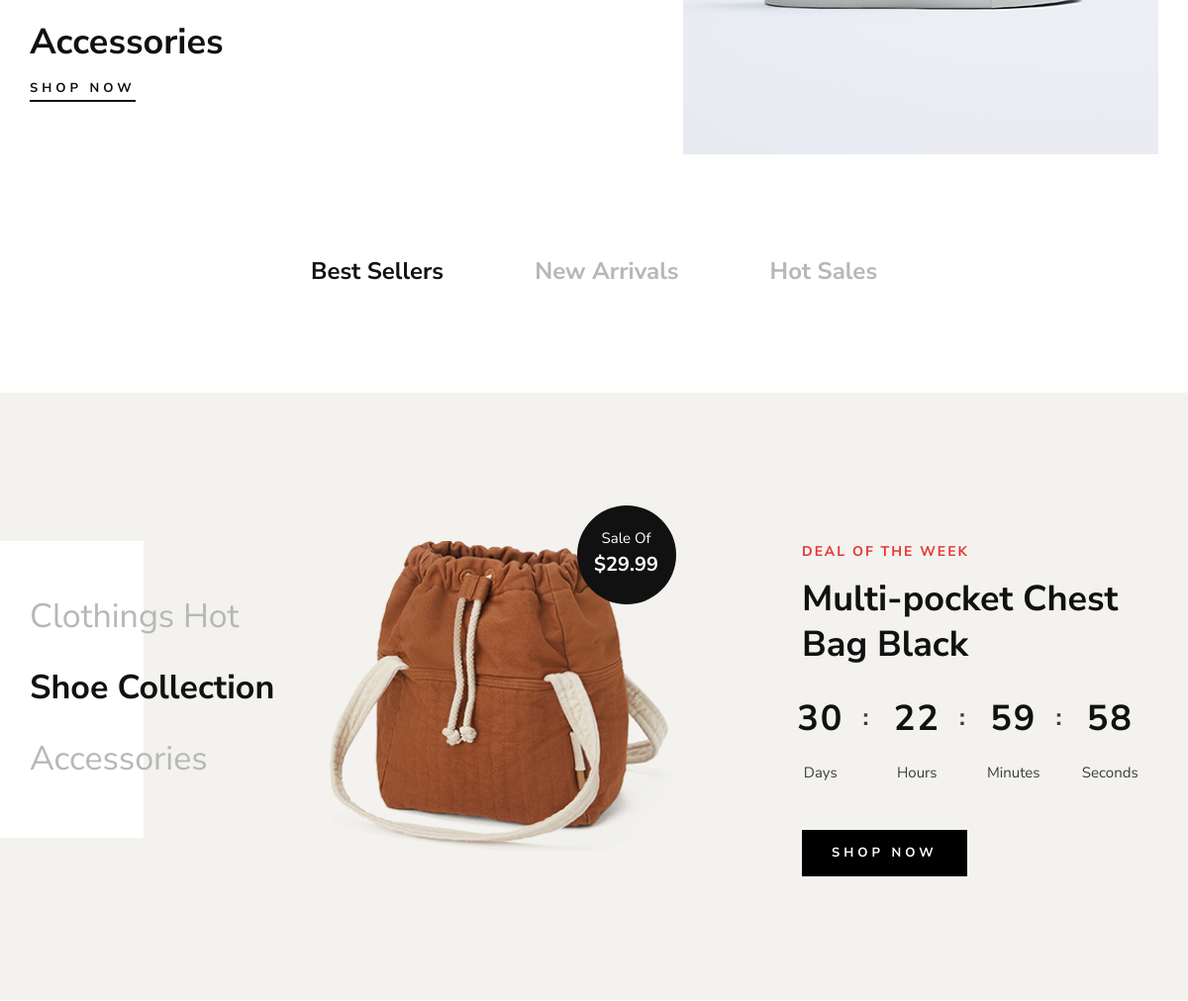
/ (middle part), run on an earlier commit of the app's database.
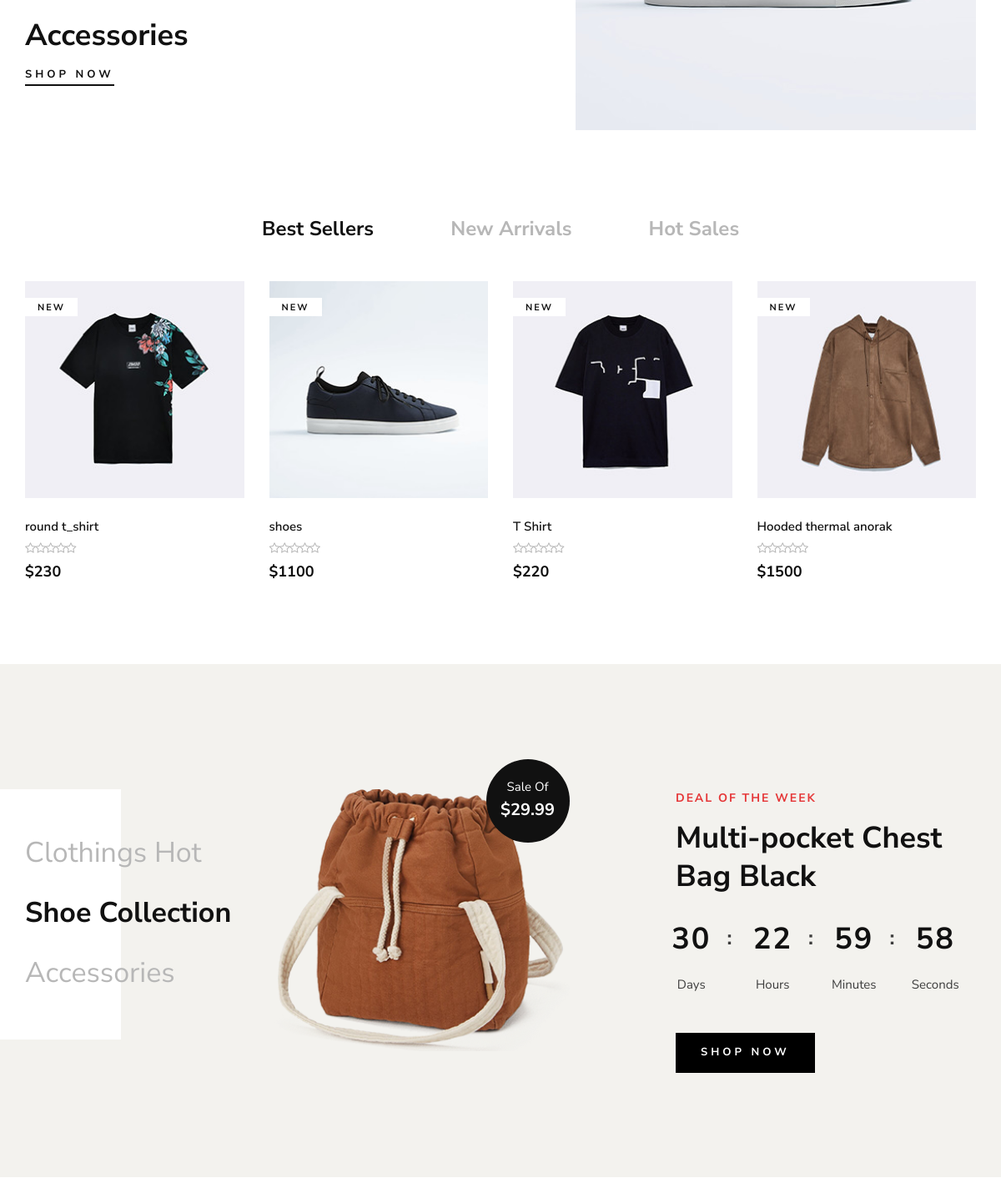
And on a later commit of the database.
### store/models.py (models this page shows, shortened)
class Product(models.Model):
    name = models.CharField( max_length=50 , unique=True)
    slug = models.SlugField(max_length=50 , unique=True)
    description = models.TextField( max_length=2000 , blank=True)
    image = models.ImageField( upload_to='product_img')
    price = models.IntegerField()
    discount = models.IntegerField(default=0)
    stock = models.IntegerField()
    is_available = models.BooleanField(default=True)
    category = models.ForeignKey("category.Category",related_name=("product"), verbose_name=("category product"), on_delete=models.CASCADE)
    created_at = models.DateTimeField(auto_now_add=True)
    modified_date = models.DateField( auto_now=True)
    def __str__(self):
        return self.name

### project/views.py (the view)
# urls.py: 2. Add a URL to urlpatterns:  path('', views.home, name='home')
def home(request):
    products = Product.objects.all().filter(is_available=True).order_by('-created_at')[:12]
    context = {
        'products':products,
    }
    return render(request,'home.html' , context)

### category/category_context.py (called while the page is built)
def menu_links(request):
    links = Category.objects.all()[:10]
    return dict(links=links)

### category/models.py (called while the page is built)
    def get_url(self):
        return reverse('product_by_category',args=[self.slug])

    def __str__(self):
        return str(self.category_name)

### templates/home.html (shortened to what this page needs)
{% extends "base.html" %}
{% load static %}
{% block content %}
    <section class="banner spad">
        <div class="container">
            <div class="row">
                <div class="col-lg-5">
                    <div class="banner__item banner__item--middle">
                        <div class="banner__item__text">
                            <h2>Accessories</h2>
                            <a href="#">Shop now</a>
                        </div>
                    </div>
                </div>
                <div class="col-lg-7">
                    <div class="banner__item banner__item--last">
                        <div class="banner__item__pic">
                            <img src="{% static 'img/banner/banner-3.jpg'%}" alt="">
                        </div>
                    </div>
                </div>
            </div>
        </div>
    </section>
    <section class="product spad">
        <div class="container">
            <div class="row">
                <div class="col-lg-12">
                    <ul class="filter__controls">
                        <li class="active" data-filter="*">Best Sellers</li>
                        <li data-filter=".new-arrivals">New Arrivals</li>
                        <li data-filter=".hot-sales">Hot Sales</li>
                    </ul>
                </div>
            </div>
            <div class="row product__filter">
                {% for product in products %}
                <div class="col-lg-3 col-md-6 col-sm-6 col-md-6 col-sm-6 mix new-arrivals">
                    <div class="product__item">
                        <div class="product__item__pic set-bg" data-setbg="{{product.image.url}}">
                            <span class="label">New</span>
                        </div>
                        <div class="product__item__text">
                            <h6>{{product}}</h6>
                            <div class="rating">
                                <i class="fa fa-star-o"></i>
                                <i class="fa fa-star-o"></i>
                                <i class="fa fa-star-o"></i>
                                <i class="fa fa-star-o"></i>
                                <i class="fa fa-star-o"></i>
                            </div>
                            <h5>${{product.price}}</h5>
                        </div>
                    </div>
                </div>
                {% endfor %}
            </div>
        </div>
    </section>
    <section class="categories spad">
        <div class="container">
            <div class="row">
                <div class="col-lg-3">
                    <div class="categories__text">
                        <h2>Clothings Hot <br /> <span>Shoe Collection</span> <br /> Accessories</h2>
                    </div>
                </div>
                <div class="col-lg-4">
                    <div class="categories__hot__deal">
                        <img src="img/product-sale.png" alt="">
                        <div class="hot__deal__sticker">
                            <span>Sale Of</span>
                            <h5>$29.99</h5>
                        </div>
                    </div>
                </div>
                <div class="col-lg-4 offset-lg-1">
                    <div class="categories__deal__countdown">
                        <span>Deal Of The Week</span>
                        <h2>Multi-pocket Chest Bag Black</h2>
                        <div class="categories__deal__countdown__timer" id="countdown">
                        </div>
                        <a href="#" class="primary-btn">Shop now</a>
                    </div>
                </div>
            </div>
        </div>
    </section>
{% endblock content %}

### templates/base.html (shortened to what this page needs)
{% load static %}
<!DOCTYPE html>
<html lang="zxx">
<head>
    <link rel="stylesheet" href="{% static 'css/bootstrap.min.css'%}" type="text/css">
    <link rel="stylesheet" href="{% static 'css/font-awesome.min.css'%}" type="text/css">
    <link rel="stylesheet" href="{% static 'css/elegant-icons.css'%}" type="text/css">
    <link rel="stylesheet" href="{% static 'css/magnific-popup.css'%}" type="text/css">
    <link rel="stylesheet" href="{% static 'css/nice-select.css'%}" type="text/css">
    <link rel="stylesheet" href="{% static 'css/owl.carousel.min.css'%}" type="text/css">
    <link rel="stylesheet" href="{% static 'css/slicknav.min.css'%}" type="text/css">
    <link rel="stylesheet" href="{% static 'css/style.css'%}" type="text/css">
</head>
<body>
    {% block content %}
    {% endblock content %}
</body>
</html>

### static/css/style.css (style rules this page uses)
html, body { height: 100%; font-family: "Nunito Sans", sans-serif; -webkit-font-smoothing: antialiased; }
h1, h2, h3, h4, h5, h6 { margin: 0; color: #111111; font-weight: 400; font-family: "Nunito Sans", sans-serif; }
h2 { font-size: 36px; }
h5 { font-size: 18px; }
h6 { font-size: 16px; }
img { max-width: 100%; }
ul, ol { padding: 0; margin: 0; }
.set-bg { background-repeat: no-repeat; background-size: cover; background-position: top center; }
.spad { padding-top: 100px; padding-bottom: 100px; }
.primary-btn { display: inline-block; font-size: 13px; font-weight: 700; text-transform: uppercase; padding: 14px 30px; color: #ffffff; background: #000000; letter-spacing: 4px; }
.banner__item { position: relative; overflow: hidden; }
.banner__item.banner__item--middle { margin-top: -75px; }
.banner__item.banner__item--middle .banner__item__text { position: relative; top: 0; left: 0; max-width: 100%; padding-top: 22px; }
.banner__item.banner__item--last { margin-top: 100px; }
.banner__item__pic { float: right; }
.banner__item__text { max-width: 300px; position: absolute; left: 0; top: 140px; }
.banner__item__text h2 { color: #111111; font-weight: 700; line-height: 46px; margin-bottom: 10px; }
.banner__item__text a { display: inline-block; color: #111111; font-size: 13px; font-weight: 700; letter-spacing: 4px; text-transform: uppercase; padding: 3px 0; position: relative; }
.banner__item__text a:after { position: absolute; left: 0; bottom: 0; width: 100%; height: 2px; background: #111111; content: ""; -webkit-transition: all, 0.3s; -o-transition: all, 0.3s; transition: all, 0.3s; }
.categories { background: #f3f2ee; overflow: hidden; padding-top: 150px; padding-bottom: 125px; }
.categories__text { padding-top: 40px; position: relative; z-index: 1; }
.categories__text:before { position: absolute; left: -485px; top: 0; height: 300px; width: 600px; background: #ffffff; z-index: -1; content: ""; }
.categories__text h2 { color: #b7b7b7; line-height: 72px; font-size: 34px; }
.categories__text h2 span { font-weight: 700; color: #111111; }
.categories__hot__deal { position: relative; z-index: 5; }
.categories__hot__deal img { min-width: 100%; }
.hot__deal__sticker { height: 100px; width: 100px; background: #111111; border-radius: 50%; padding-top: 22px; text-align: center; position: absolute; right: 0; top: -36px; }
.hot__deal__sticker span { display: block; font-size: 15px; color: #ffffff; margin-bottom: 4px; }
.hot__deal__sticker h5 { color: #ffffff; font-size: 20px; font-weight: 700; }
.categories__deal__countdown span { color: #e53637; font-size: 14px; font-weight: 700; text-transform: uppercase; letter-spacing: 2px; margin-bottom: 15px; display: block; }
.categories__deal__countdown h2 { color: #111111; font-weight: 700; line-height: 46px; margin-bottom: 25px; }
.categories__deal__countdown .categories__deal__countdown__timer { margin-bottom: 20px; overflow: hidden; margin-left: -30px; }
.product { padding-top: 0; padding-bottom: 60px; }
.filter__controls { text-align: center; margin-bottom: 45px; }
.filter__controls li { color: #b7b7b7; font-size: 24px; font-weight: 700; list-style: none; display: inline-block; margin-right: 88px; cursor: pointer; }
.filter__controls li:last-child { margin-right: 0; }
.filter__controls li.active { color: #111111; }
.product__item { overflow: hidden; margin-bottom: 40px; }
.product__item__pic { height: 260px; position: relative; background-position: center center; }
.product__item__pic .label { color: #111111; font-size: 11px; font-weight: 700; letter-spacing: 2px; text-transform: uppercase; display: inline-block; padding: 4px 15px 2px; background: #ffffff; position: absolute; left: 0; top: 20px; }
.product__item__text { padding-top: 25px; position: relative; }
.product__item__text h6 { color: #111111; font-size: 15px; font-weight: 600; margin-bottom: 5px; -webkit-transition: all, 0.3s; -o-transition: all, 0.3s; transition: all, 0.3s; }
.product__item__text .rating { margin-bottom: 6px; }
.product__item__text .rating i { font-size: 14px; color: #b7b7b7; margin-right: -5px; }
.product__item__text h5 { color: #0d0d0d; font-weight: 700; }
@media only screen and (min-width: 1200px) { .container { max-width: 1170px; } }

What changed in the data, as far as the page shows it:
added Product: shows a picture, name "round t_shirt", price "230"
added Product: shows a picture, name "shoes", price "1100"
added Product: shows a picture, name "T Shirt", price "220"
added Product: shows a picture, name "Hooded thermal anorak", price "1500"
